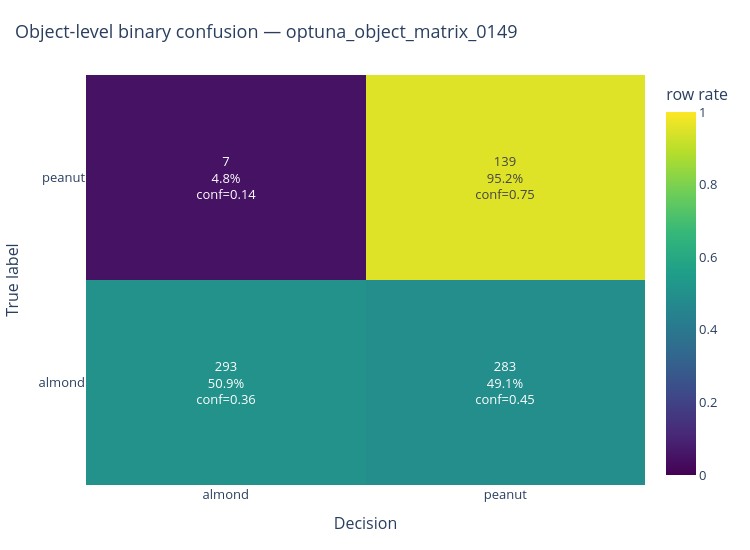
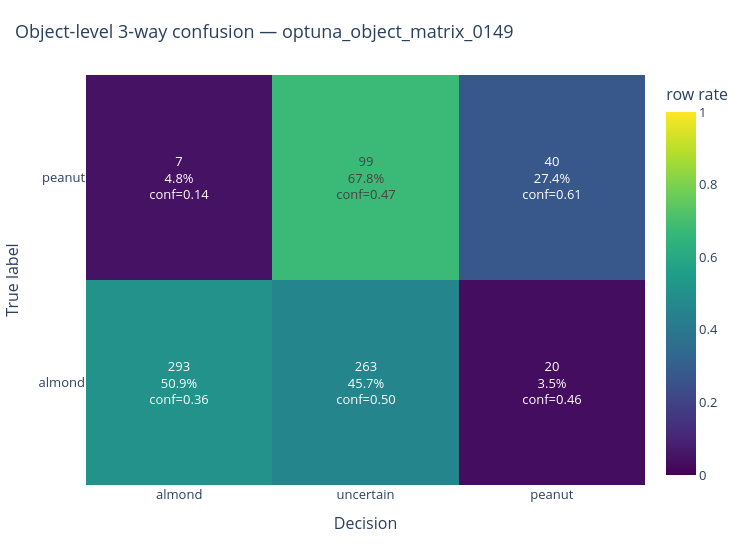
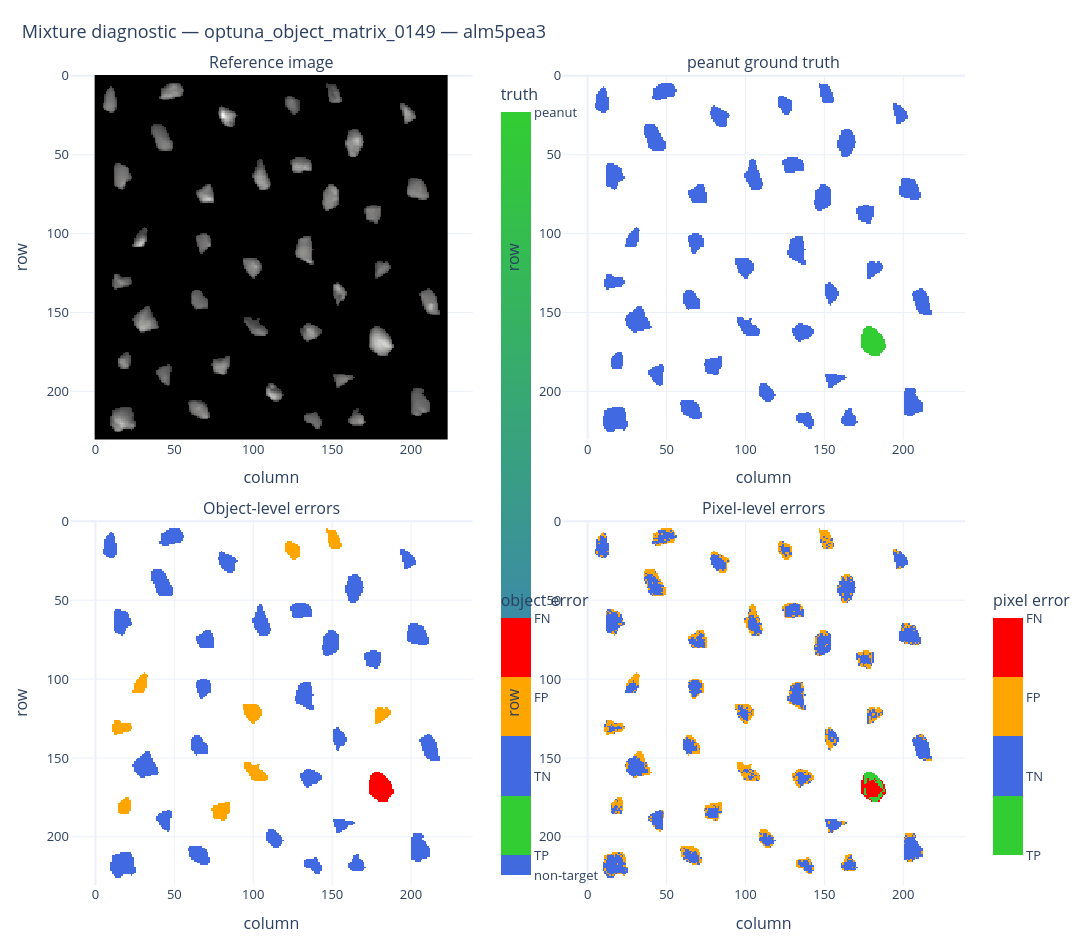
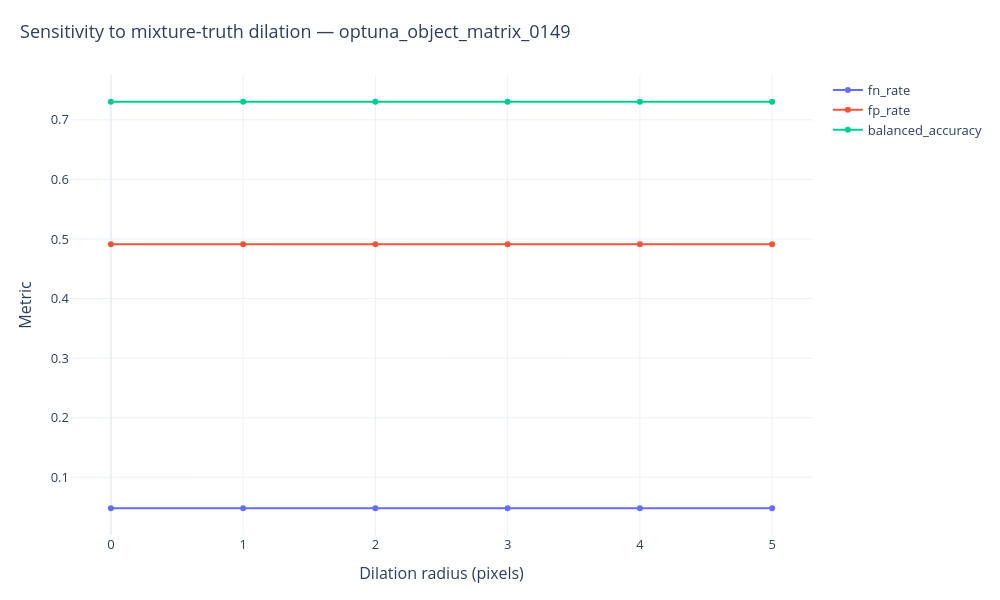

Write notebook code for charts like these, in order.
### Code cell
essential_figures = {}
essential_figure_paths = {}


def _register_essential_figure(name: str, fig):
    """Display and optionally save one of the few notebook-level figures."""
    if fig is None:
        return

    essential_figures[name] = fig

    if SAVE_ESSENTIAL_FIGURES:
        essential_figure_paths[name] = save_figure_bundle(
            fig,
            FIGURES_DIR / sanitize_filename(name),
            formats=ESSENTIAL_FIGURE_FORMATS,
        )

    if SHOW_ESSENTIAL_FIGURES_INLINE:
        fig.show()


if RUN_ESSENTIAL_VISUALIZATION:
    diagnostic_object_df = mixture_objects_df[
        mixture_objects_df["selected_config_id"]
        .astype(str)
        .eq(diagnostic_config_id)
    ].copy()

    diagnostic_pixel_df = mixture_pixels_df[
        mixture_pixels_df["selected_config_id"]
        .astype(str)
        .eq(diagnostic_config_id)
    ].copy()

    # 1) Object-level binary confusion matrix.
    binary_confusion_df = mixture_object_2way_confusion_df[
        mixture_object_2way_confusion_df["selected_config_id"]
        .astype(str)
        .eq(diagnostic_config_id)
    ].copy()

    if len(binary_confusion_df) > 0:
        fig = plot_binary_confusion_heatmap(
            binary_confusion_df,
            target_class=TARGET_CLASS,
            non_target_label=NON_TARGET_LABEL,
            title=f"Object-level binary confusion — {diagnostic_config_id}",
            show=False,
        )
        _register_essential_figure("01_object_binary_confusion", fig)

    # 2) Object-level 3-way confusion matrix.
    three_way_confusion_df = mixture_object_3way_confusion_df[
        mixture_object_3way_confusion_df["selected_config_id"]
        .astype(str)
        .eq(diagnostic_config_id)
    ].copy()

    if len(three_way_confusion_df) > 0:
        fig = plot_three_way_confusion_heatmap(
            three_way_confusion_df,
            target_class=TARGET_CLASS,
            non_target_label=NON_TARGET_LABEL,
            uncertain_label=UNCERTAIN_LABEL_USED,
            title=f"Object-level 3-way confusion — {diagnostic_config_id}",
            show=False,
        )
        _register_essential_figure("02_object_three_way_confusion", fig)

    # 3) One compact spatial diagnostic for the difficult image.
    diagnostic_radius = diagnostic_config_df.iloc[0].get(
        "position_dilation_radius",
        3,
    )
    diagnostic_radius = (
        3
        if pd.isna(diagnostic_radius)
        else int(diagnostic_radius)
    )

    fig = plot_mixture_diagnostic_panel(
        image_key=diagnostic_image_key,
        image_db=image_db,
        object_db=object_db,
        object_df=diagnostic_object_df,
        pixel_df=diagnostic_pixel_df,
        target_class=TARGET_CLASS,
        dilation_radius=diagnostic_radius,
        crop_to_objects=True,
        padding=5,
        title=(
            f"Mixture diagnostic — {diagnostic_config_id} — "
            f"{diagnostic_image_key}"
        ),
        show=False,
    )
    _register_essential_figure("03_mixture_diagnostic_panel", fig)

    # 4) Sensitivity of the approximate mixture truth for the same config.
    diagnostic_truth_sensitivity_df = (
        mixture_truth_dilation_sensitivity_df[
            mixture_truth_dilation_sensitivity_df["selected_config_id"]
            .astype(str)
            .eq(diagnostic_config_id)
        ].copy()
        if len(mixture_truth_dilation_sensitivity_df) > 0
        else pd.DataFrame()
    )

    if len(diagnostic_truth_sensitivity_df) > 0:
        fig = plot_truth_dilation_sensitivity(
            diagnostic_truth_sensitivity_df,
            radius_col="truth_dilation_radius",
            metric_cols=("fn_rate", "fp_rate", "balanced_accuracy"),
            config_col="selected_config_id",
            title=(
                "Sensitivity to mixture-truth dilation — "
                f"{diagnostic_config_id}"
            ),
            show=False,
        )
        _register_essential_figure("04_truth_dilation_sensitivity", fig)

    print("Essential figures generated:", list(essential_figures))
    if SAVE_ESSENTIAL_FIGURES:
        print("Saved figure files:", essential_figure_paths)
else:
    print("Essential visualisation skipped.")

### Figure 1 — Plotly figure (JSON) as saved in the notebook; plotly's stock layout.template omitted (floating-point values rounded to 4 significant figures)
{"data": [{"colorbar": {"title": {"text": "row rate"}}, "colorscale": [[0, "#440154"], [0.1111, "#482878"], [0.2222, "#3e4989"], [0.3333, "#31688e"], [0.4444, "#26828e"], [0.5556, "#1f9e89"], [0.6667, "#35b779"], [0.7778, "#6ece58"], [0.8889, "#b5de2b"], [1, "#fde725"]], "hovertemplate": "True: %{y}<br>Decision: %{x}<br>Rate: %{z:.2%}<extra></extra>", "text": [["293<br>50.9%<br>conf=0.36", "283<br>49.1%<br>conf=0.45"], ["7<br>4.8%<br>conf=0.14", "139<br>95.2%<br>conf=0.75"]], "texttemplate": "%{text}", "type": "heatmap", "x": ["almond", "peanut"], "y": ["almond", "peanut"], "z": [[0.5087, 0.4913], [0.04795, 0.9521]], "zmax": 1, "zmin": 0}], "layout": {"font": {"size": 13}, "height": 550, "hoverlabel": {"namelength": -1}, "margin": {"b": 65, "l": 70, "r": 80, "t": 75}, "title": {"font": {"size": 18}, "text": "Object-level binary confusion — optuna_object_matrix_0149", "x": 0.02}, "width": 750, "xaxis": {"title": {"text": "Decision"}}, "yaxis": {"title": {"text": "True label"}}}}

### Figure 2 — Plotly figure (JSON) as saved in the notebook; plotly's stock layout.template omitted (floating-point values rounded to 4 significant figures)
{"data": [{"colorbar": {"title": {"text": "row rate"}}, "colorscale": [[0, "#440154"], [0.1111, "#482878"], [0.2222, "#3e4989"], [0.3333, "#31688e"], [0.4444, "#26828e"], [0.5556, "#1f9e89"], [0.6667, "#35b779"], [0.7778, "#6ece58"], [0.8889, "#b5de2b"], [1, "#fde725"]], "hovertemplate": "True: %{y}<br>Decision: %{x}<br>Rate: %{z:.2%}<extra></extra>", "text": [["293<br>50.9%<br>conf=0.36", "263<br>45.7%<br>conf=0.50", "20<br>3.5%<br>conf=0.46"], ["7<br>4.8%<br>conf=0.14", "99<br>67.8%<br>conf=0.47", "40<br>27.4%<br>conf=0.61"]], "texttemplate": "%{text}", "type": "heatmap", "x": ["almond", "uncertain", "peanut"], "y": ["almond", "peanut"], "z": [[0.5087, 0.4566, 0.03472], [0.04795, 0.6781, 0.274]], "zmax": 1, "zmin": 0}], "layout": {"font": {"size": 13}, "height": 550, "hoverlabel": {"namelength": -1}, "margin": {"b": 65, "l": 70, "r": 80, "t": 75}, "title": {"font": {"size": 18}, "text": "Object-level 3-way confusion — optuna_object_matrix_0149", "x": 0.02}, "width": 750, "xaxis": {"title": {"text": "Decision"}}, "yaxis": {"title": {"text": "True label"}}}}

### Figure 3 — Plotly figure (JSON) as saved in the notebook; plotly's stock layout.template omitted (floating-point values rounded to 4 significant figures; data arrays with more than 128 entries replaced by an {"elided": "..."} marker saying what was removed)
{"data": [{"colorscale": [[0, "rgb(0, 0, 0)"], [0.09091, "rgb(16, 16, 16)"], [0.1818, "rgb(38, 38, 38)"], [0.2727, "rgb(59, 59, 59)"], [0.3636, "rgb(81, 80, 80)"], [0.4545, "rgb(102, 101, 101)"], [0.5455, "rgb(124, 123, 122)"], [0.6364, "rgb(146, 146, 145)"], [0.7273, "rgb(171, 171, 170)"], [0.8182, "rgb(197, 197, 195)"], [0.9091, "rgb(224, 224, 223)"], [1, "rgb(254, 254, 253)"]], "showscale": false, "type": "heatmap", "xaxis": "x", "yaxis": "y", "z": {"elided": "231x224 float values"}}, {"colorbar": {"ticktext": ["non-target", "peanut"], "tickvals": [0, 1], "title": {"text": "truth"}, "x": 0.47}, "colorscale": [[0, "royalblue"], [1, "limegreen"]], "type": "heatmap", "xaxis": "x2", "yaxis": "y2", "z": {"elided": "231x224 float values"}, "zmax": 1, "zmin": 0}, {"colorbar": {"len": 0.35, "ticktext": ["TP", "TN", "FP", "FN"], "tickvals": [1, 2, 3, 4], "title": {"text": "object error"}, "x": 0.47, "y": 0.2}, "colorscale": [[0, "limegreen"], [0.25, "limegreen"], [0.25, "royalblue"], [0.5, "royalblue"], [0.5, "orange"], [0.75, "orange"], [0.75, "red"], [1, "red"]], "type": "heatmap", "xaxis": "x3", "yaxis": "y3", "z": {"elided": "231x224 float values"}, "zmax": 4, "zmin": 1}, {"colorbar": {"len": 0.35, "ticktext": ["TP", "TN", "FP", "FN"], "tickvals": [1, 2, 3, 4], "title": {"text": "pixel error"}, "x": 1.02, "y": 0.2}, "colorscale": [[0, "limegreen"], [0.25, "limegreen"], [0.25, "royalblue"], [0.5, "royalblue"], [0.5, "orange"], [0.75, "orange"], [0.75, "red"], [1, "red"]], "type": "heatmap", "xaxis": "x4", "yaxis": "y4", "z": {"elided": "231x224 float values"}, "zmax": 4, "zmin": 1}], "layout": {"annotations": [{"font": {"size": 16}, "showarrow": false, "text": "Reference image", "x": 0.225, "xanchor": "center", "xref": "paper", "y": 1, "yanchor": "bottom", "yref": "paper"}, {"font": {"size": 16}, "showarrow": false, "text": "peanut ground truth", "x": 0.775, "xanchor": "center", "xref": "paper", "y": 1, "yanchor": "bottom", "yref": "paper"}, {"font": {"size": 16}, "showarrow": false, "text": "Object-level errors", "x": 0.225, "xanchor": "center", "xref": "paper", "y": 0.45, "yanchor": "bottom", "yref": "paper"}, {"font": {"size": 16}, "showarrow": false, "text": "Pixel-level errors", "x": 0.775, "xanchor": "center", "xref": "paper", "y": 0.45, "yanchor": "bottom", "yref": "paper"}], "font": {"size": 13}, "height": 950, "hoverlabel": {"namelength": -1}, "margin": {"b": 65, "l": 70, "r": 80, "t": 75}, "title": {"font": {"size": 18}, "text": "Mixture diagnostic — optuna_object_matrix_0149 — alm5pea3", "x": 0.02}, "width": 1200, "xaxis": {"anchor": "y", "domain": [0, 0.45], "title": {"text": "column"}}, "xaxis2": {"anchor": "y2", "domain": [0.55, 1], "title": {"text": "column"}}, "xaxis3": {"anchor": "y3", "domain": [0, 0.45], "title": {"text": "column"}}, "xaxis4": {"anchor": "y4", "domain": [0.55, 1], "title": {"text": "column"}}, "yaxis": {"anchor": "x", "autorange": "reversed", "domain": [0.55, 1], "scaleanchor": "x", "title": {"text": "row"}}, "yaxis2": {"anchor": "x2", "autorange": "reversed", "domain": [0.55, 1], "scaleanchor": "x2", "title": {"text": "row"}}, "yaxis3": {"anchor": "x3", "autorange": "reversed", "domain": [0, 0.45], "scaleanchor": "x3", "title": {"text": "row"}}, "yaxis4": {"anchor": "x4", "autorange": "reversed", "domain": [0, 0.45], "scaleanchor": "x4", "title": {"text": "row"}}}}

### Figure 4 — Plotly figure (JSON) as saved in the notebook; plotly's stock layout.template omitted (floating-point values rounded to 4 significant figures)
{"data": [{"line": {"color": "#636EFA"}, "mode": "lines+markers", "name": "fn_rate", "type": "scatter", "x": [0, 1, 2, 3, 4, 5], "y": [0.04795, 0.04795, 0.04795, 0.04795, 0.04795, 0.04795]}, {"line": {"color": "#EF553B"}, "mode": "lines+markers", "name": "fp_rate", "type": "scatter", "x": [0, 1, 2, 3, 4, 5], "y": [0.4913, 0.4913, 0.4913, 0.4913, 0.4913, 0.4913]}, {"line": {"color": "#00CC96"}, "mode": "lines+markers", "name": "balanced_accuracy", "type": "scatter", "x": [0, 1, 2, 3, 4, 5], "y": [0.7304, 0.7304, 0.7304, 0.7304, 0.7304, 0.7304]}], "layout": {"font": {"size": 13}, "height": 600, "hoverlabel": {"namelength": -1}, "margin": {"b": 65, "l": 70, "r": 80, "t": 75}, "title": {"font": {"size": 18}, "text": "Sensitivity to mixture-truth dilation — optuna_object_matrix_0149", "x": 0.02}, "width": 1000, "xaxis": {"title": {"text": "Dilation radius (pixels)"}}, "yaxis": {"title": {"text": "Metric"}}}}
